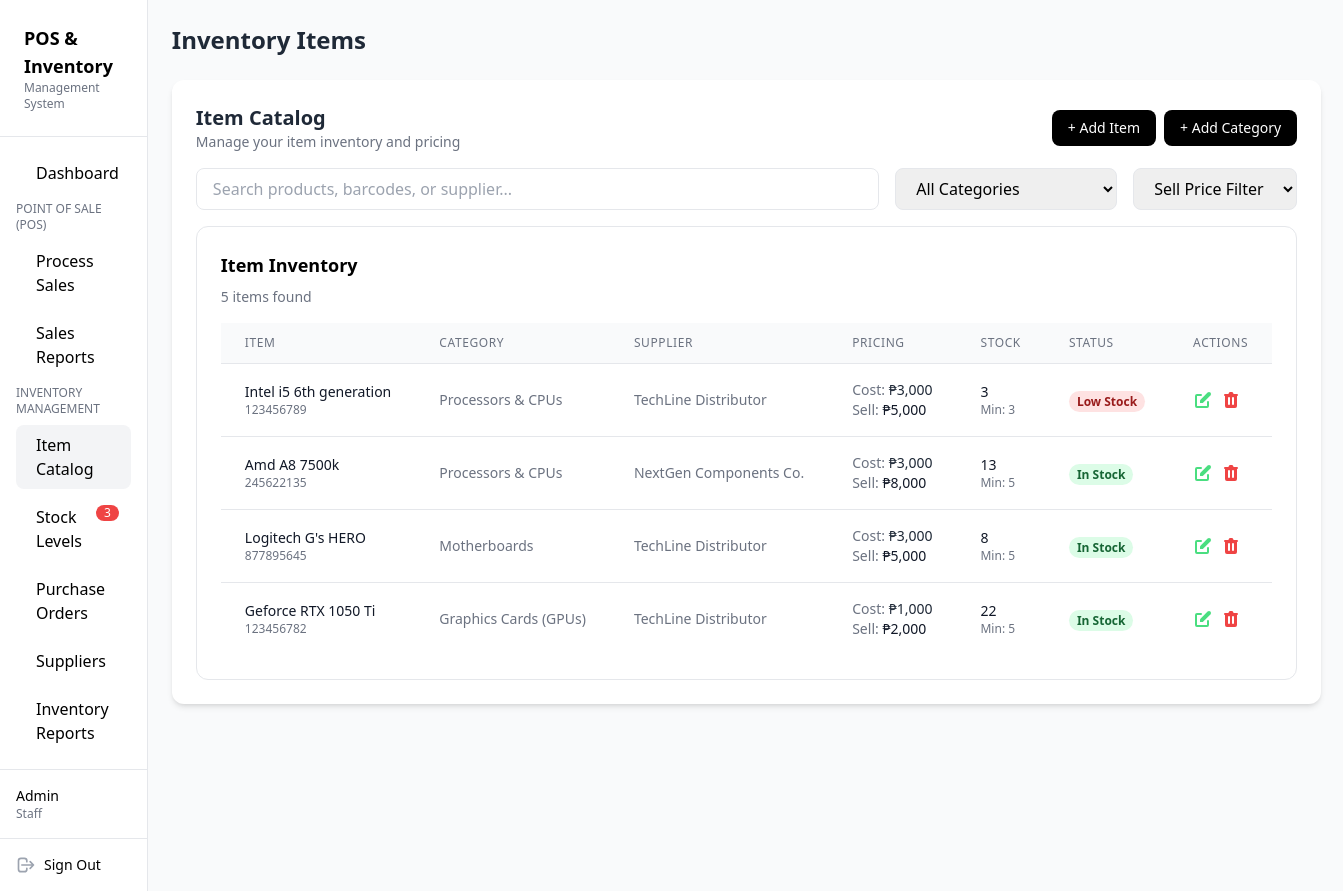
Page /item_catalog.php (signed in) on the earlier database version.
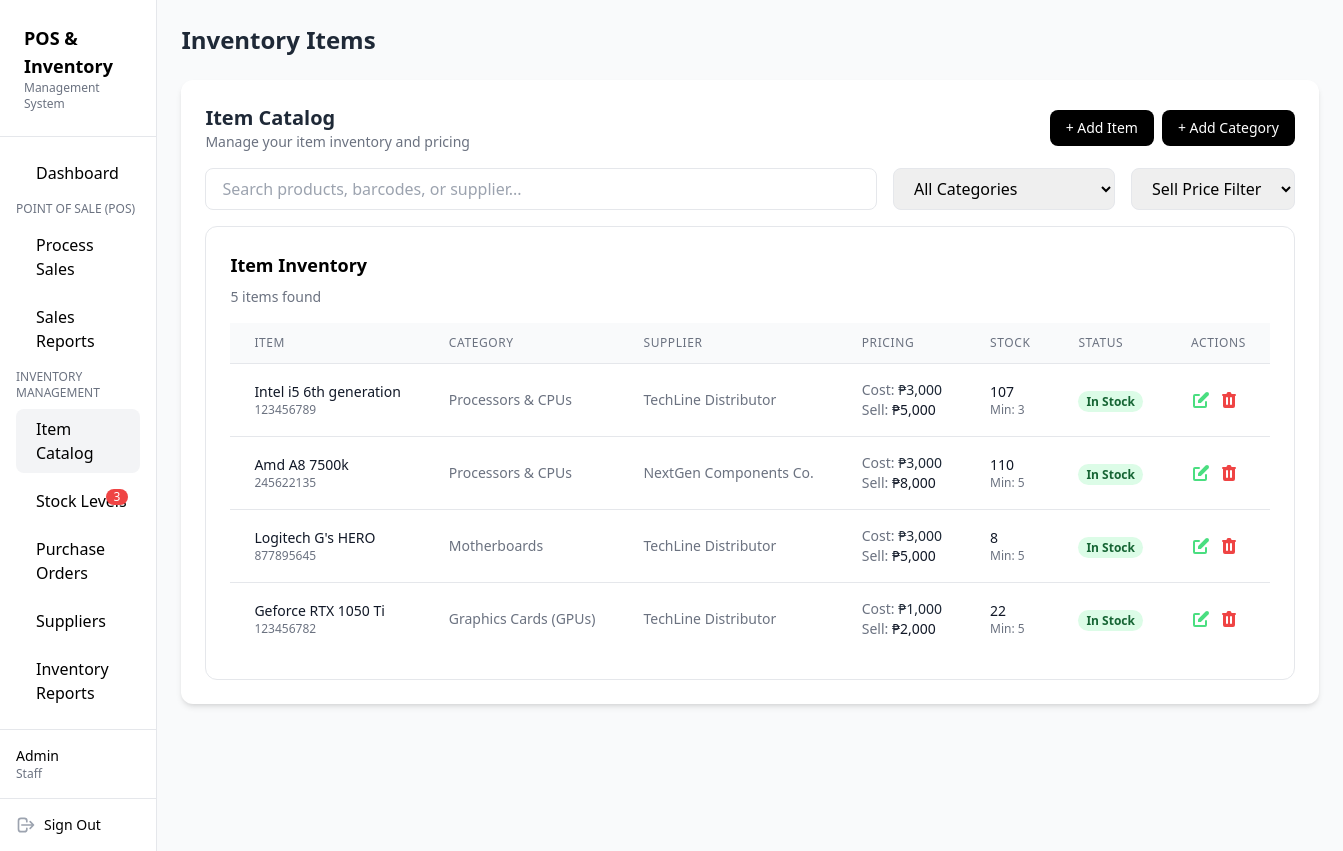
Same page on the later database version.
### tables this page shows
CREATE TABLE `items` (
  `item_id` int(11) NOT NULL,
  `barcode` varchar(50) DEFAULT NULL,
  `item_name` varchar(255) NOT NULL,
  `description` text DEFAULT NULL,
  `category_id` int(11) DEFAULT NULL,
  `supplier_id` int(11) DEFAULT NULL,
  `cost_price` decimal(10,2) DEFAULT 0.00,
  `selling_price` decimal(10,2) DEFAULT 0.00,
  `quantity` int(11) DEFAULT 0,
  `min_stock` int(11) DEFAULT 5,
  `created_at` timestamp NOT NULL DEFAULT current_timestamp(),
  `updated_at` timestamp NOT NULL DEFAULT current_timestamp() ON UPDATE current_timestamp()
);

CREATE TABLE `categories` (
  `category_id` int(11) NOT NULL,
  `category_name` varchar(100) NOT NULL
);

CREATE TABLE `suppliers` (
  `supplier_id` int(11) NOT NULL,
  `supplier_name` varchar(100) NOT NULL,
  `contact_number` varchar(20) DEFAULT NULL,
  `email` varchar(100) DEFAULT NULL,
  `status` tinyint(1) DEFAULT 1
);

### database/database.php (called while the page is built, shortened)
<?php
class Database
{
    private $serverName = ("mysql:host=localhost;dbname=computer_store");
    private $userName = ("root");
    private $userPass = ("");
    private $fetchDefault = array(PDO::ATTR_DEFAULT_FETCH_MODE => PDO::FETCH_ASSOC);
    public function conn()
    {
        try {
            $this->conn = new PDO($this->serverName, $this->userName, $this->userPass, $this->fetchDefault);
            return $this->conn;
        } catch (PDOException $e) {
            echo "Error : " . $e->getMessage();
            exit;
        }
    }
    public function select_items()
    {
        $sql = $this->conn()->prepare("SELECT
        items.*,
        categories.category_name,
        suppliers.supplier_name
        FROM items
        LEFT JOIN categories ON items.category_id = categories.category_id
        LEFT JOIN suppliers ON items.supplier_id = suppliers.supplier_id
        ");
        $sql->execute();
        $items = $sql->fetchAll();
        return $items;
    }
}
$database = new Database();

### item_catalog.php (the view, shortened to what this page needs)
<?php
include "database/database.php";
$database->login_session();
$database->create_category();
$database->create_item();
$database->update_item();
$database->delete_item();
$items = $database->select_items();
?>
<!DOCTYPE html>
<html lang="en">
<head>
  <script src="https://cdn.tailwindcss.com"></script>
</head>
<body class="bg-gray-50 flex">
  <aside class="sticky top-0 w-64 h-screen bg-white border-r flex flex-col">
    <div class="p-6 border-b">
      <h1 class="text-lg font-bold">POS & Inventory</h1>
      <p class="text-xs text-gray-500">Management System</p>
    </div>
    <nav class="flex-1 p-4 space-y-2">
      <a href="dashboard.php" class="flex items-center px-3 py-2 rounded-lg hover:bg-gray-100">
        <span class="ml-2">Dashboard</span>
      </a>
      <p class="text-xs uppercase text-gray-500 mt-4 mb-2">Point of Sale (POS)</p>
      <a href="process_sales.php" class="flex items-center px-3 py-2 rounded-lg hover:bg-gray-100">
        <span class="ml-2">Process Sales</span>
      </a>
      <a href="sales_report.php" class="flex items-center px-3 py-2 rounded-lg hover:bg-gray-100">
        <span class="ml-2">Sales Reports</span>
      </a>
      <p class="text-xs uppercase text-gray-500 mt-4 mb-2">Inventory Management</p>
      <a href="item_catalog.php" class="flex items-center px-3 py-2 rounded-lg bg-gray-100 font-medium">
        <span class="ml-2">Item Catalog</span>
      </a>
      <a href="stock_levels.php" class="flex items-center px-3 py-2 rounded-lg hover:bg-gray-100 relative">
        <span class="ml-2">Stock Levels</span>
        <span class="absolute right-3 top-2 text-xs bg-red-500 text-white rounded-full px-2">3</span>
      </a>
      <a href="purchase_orders.php" class="flex items-center px-3 py-2 rounded-lg hover:bg-gray-100">
        <span class="ml-2">Purchase Orders</span>
      </a>
      <a href="suppliers.php" class="flex items-center px-3 py-2 rounded-lg hover:bg-gray-100">
        <span class="ml-2">Suppliers</span>
      </a>
      <a href="inventory_reports.php" class="flex items-center px-3 py-2 rounded-lg hover:bg-gray-100">
        <span class="ml-2">Inventory Reports</span>
      </a>
    </nav>
    <div class="p-4 border-t">
      <?php
      $role = ucfirst($_SESSION['user-role']);
      $username = $_SESSION['login-success'];
      echo "
        <p class='text-sm font-medium'>{$username}</p>
        <p class='text-xs text-gray-500'>{$role}</p>
      ";
      ?>
    </div>
    <div class="p-4 border-t flex items-center justify-between">
      <div class="flex items-center space-x-2">
        <svg xmlns="http://www.w3.org/2000/svg" class="h-5 w-5 text-gray-400" fill="none" viewBox="0 0 24 24"
          stroke="currentColor">
          <path stroke-linecap="round" stroke-linejoin="round" stroke-width="2"
            d="M17 16l4-4m0 0l-4-4m4 4H7m6 4v1a3 3 0 01-3 3H6a3 3 0 01-3-3V7a3 3 0 013-3h4a3 3 0 013 3v1" />
        </svg>
        <a href="logout.php" class="text-sm font-medium">Sign Out</a>
      </div>
    </div>
  </aside>
  <main class="flex-1 p-6">
    <header class="mb-6">
      <h2 class="text-2xl font-bold text-gray-800">Inventory Items</h2>
    </header>
    <section class="bg-white rounded-xl shadow-md p-6">
      <div class="flex items-center justify-between mb-4">
        <div>
          <h3 class="text-xl font-bold text-gray-800">Item Catalog</h3>
          <p class="text-sm text-gray-500">Manage your item inventory and pricing</p>
        </div>
        <div class="flex items-center space-x-2">
          <button id="openAddProductModal" class="px-4 py-2 text-sm bg-black text-white rounded-lg hover:bg-gray-800">
            + Add Item
          </button>
          <button id="openAddCategoryModal" class="px-4 py-2 text-sm bg-black text-white rounded-lg hover:bg-gray-800">
            + Add Category
          </button>
        </div>
      </div>
      <div class="flex items-center space-x-4 mb-4">
        <div class="relative flex-1">
          <input type="text" id="productSearchInput" placeholder="Search products, barcodes, or supplier..."
            class="w-full px-4 py-2 border rounded-lg focus:outline-none">
        </div>
        <select id="categoryFilter" class="px-4 py-2 border rounded-lg focus:outline-none">
          <option value="">All Categories</option>
        </select>
        <select id="itemFilter" class="px-4 py-2 border rounded-lg focus:outline-none">
          <option value="">Sell Price Filter</option>
        </select>
      </div>
      <div class="bg-white border rounded-xl p-6">
        <h4 class="text-lg font-semibold mb-2">Item Inventory</h4>
        <p class="text-sm text-gray-500 mb-4">5 items found</p>
        <div class="overflow-x-auto">
          <table class="min-w-full divide-y divide-gray-200">
            <thead class="bg-gray-50">
              <tr>
                <th scope="col" class="px-6 py-3 text-left text-xs font-medium text-gray-500 uppercase tracking-wider">
                  Item</th>
                <th scope="col" class="px-6 py-3 text-left text-xs font-medium text-gray-500 uppercase tracking-wider">
                  Category</th>
                <th scope="col" class="px-6 py-3 text-left text-xs font-medium text-gray-500 uppercase tracking-wider">
                  Supplier</th>
                <th scope="col" class="px-6 py-3 text-left text-xs font-medium text-gray-500 uppercase tracking-wider">
                  Pricing</th>
                <th scope="col" class="px-6 py-3 text-left text-xs font-medium text-gray-500 uppercase tracking-wider">
                  Stock</th>
                <th scope="col" class="px-6 py-3 text-left text-xs font-medium text-gray-500 uppercase tracking-wider">
                  Status</th>
                <th scope="col" class="px-6 py-3 text-left text-xs font-medium text-gray-500 uppercase tracking-wider">
                  Actions</th>
              </tr>
            </thead>
            <tbody class="bg-white divide-y divide-gray-200">
              <?php foreach ($items as $item): ?>
                <?php
                $stock_status = ($item['quantity'] <= $item['min_stock']) ? 'low' : 'in';
                ?>
                <tr>
                  <td class="px-6 py-4 whitespace-nowrap">
                    <p class="text-sm font-medium text-gray-900"><?php echo $item['item_name']; ?></p>
                    <p class="text-xs text-gray-500"><?php echo $item['barcode']; ?></p>
                  </td>
                  <td class="px-6 py-4 whitespace-nowrap text-sm text-gray-500"><?php echo $item['category_name']; ?></td>
                  <td class="px-6 py-4 whitespace-nowrap text-sm text-gray-500"><?php echo $item['supplier_name']; ?></td>
                  <td class="px-6 py-4 whitespace-nowrap text-sm text-gray-500">
                    <p>Cost: <span class="text-sm text-gray-800">₱<?php echo number_format($item['cost_price']); ?></span>
                    </p>
                    <p>Sell: <span
                        class="text-gray-900 font-medium">₱<?php echo number_format($item['selling_price']); ?></span></p>
                  </td>
                  <td class="px-6 py-4 whitespace-nowrap text-sm text-gray-500">
                    <p class="text-gray-900 font-medium"><?php echo $item['quantity']; ?></p>
                    <p class="text-xs">Min: <?php echo $item['min_stock'] ?></p>
                  </td>
                  <td class="px-6 py-4 whitespace-nowrap">
                    <?php if ($stock_status === 'low'): ?>
                      <span class="status-label bg-red-100 text-red-800">Low Stock</span>
                    <?php elseif($stock_status === 'in'): ?>
                      <span class="status-label bg-green-100 text-green-800">In Stock</span>
                    <?php endif; ?>
                  </td>
                  <td class="px-6 py-4 whitespace-nowrap text-sm font-medium">
                    <div class="flex space-x-2">
                      <button class="text-green-400 hover:text-green-600 openEditProductModal"
                        data-id="<?= $item['item_id'] ?>" data-name="<?= htmlspecialchars($item['item_name']) ?>"
                        data-barcode="<?= htmlspecialchars($item['barcode']) ?>"
                        data-description="<?= htmlspecialchars($item['description'] ?? '') ?>"
                        data-category="<?= $item['category_id'] ?>" data-supplier="<?= $item['supplier_id'] ?>"
                        data-cost="<?= $item['cost_price'] ?>" data-sell="<?= $item['selling_price'] ?>"
                        data-qty="<?= $item['quantity'] ?>" data-min="<?= $item['min_stock'] ?>">
                      </button>
                      <button class="text-red-500 hover:text-red-700 openDeleteProductModal"
                        data-id="<?= $item['item_id'] ?>" data-name="<?= htmlspecialchars($item['item_name']) ?>">
                      </button>
                    </div>
                  </td>
                </tr>
              <?php endforeach; ?>
            </tbody>
          </table>
        </div>
      </div>
    </section>
  </main>
</body>
</html>

### item_catalog.php (style rules this page uses)
.status-label { padding: 2px 8px; font-size: 12px; font-weight: 600; border-radius: 9999px; }

Differences in the rows shown:
changed items "Intel i5 6th generation": quantity "3" → "107"; quantity "Low Stock" → "In Stock"
changed items "Amd A8 7500k": quantity "13" → "110"
